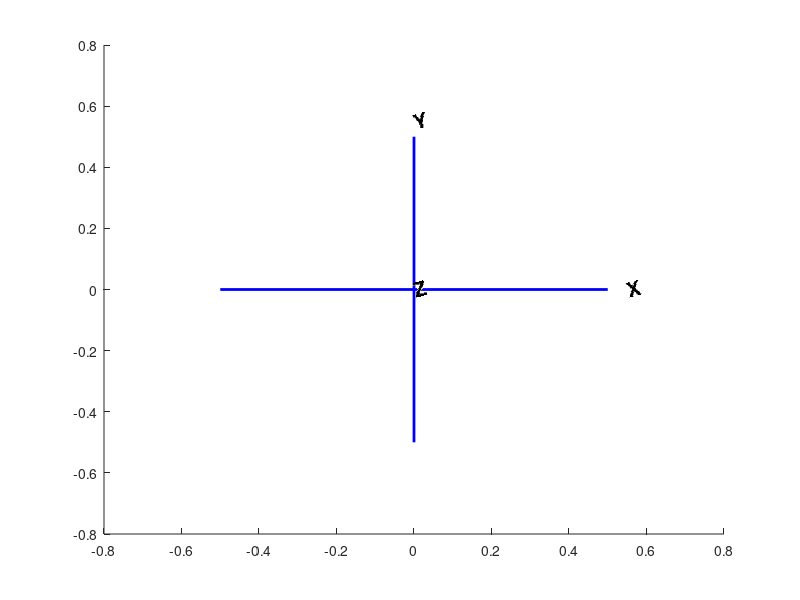

Write MATLAB code to recreate this figure.
function DrawInertialFrame()

Inertialpoint=[0 0 0]';
line([Inertialpoint(1,1) Inertialpoint(1,1)],[Inertialpoint(2,1) Inertialpoint(2,1)],[Inertialpoint(3,1)+0.5 Inertialpoint(3,1)-0.5 ],'Color','b','LineWidth',2.0)
text(Inertialpoint(1,1),Inertialpoint(2,1),Inertialpoint(3,1)+0.55, 'Z','FontSize',15, 'FontWeight', 'bold', 'Rotation',+15)%,'FontSize',20
line([Inertialpoint(1,1)-0.5 Inertialpoint(1,1)+0.5],[Inertialpoint(2,1) Inertialpoint(2,1)],[Inertialpoint(3,1) Inertialpoint(3,1) ],'Color','b','LineWidth',2.0)
text(Inertialpoint(1,1),Inertialpoint(2,1)+0.55,Inertialpoint(3,1), 'Y','FontSize',15, 'FontWeight', 'bold', 'Rotation',+15)%,'FontSize',20
line([Inertialpoint(1,1) Inertialpoint(1,1)],[Inertialpoint(2,1)-0.5 Inertialpoint(2,1)+0.5],[Inertialpoint(3,1) Inertialpoint(3,1) ],'Color','b','LineWidth',2.0)
text(Inertialpoint(1,1)+0.55,Inertialpoint(2,1),Inertialpoint(3,1), 'X','FontSize',15, 'FontWeight', 'bold', 'Rotation',+15)%,'FontSize',20

end